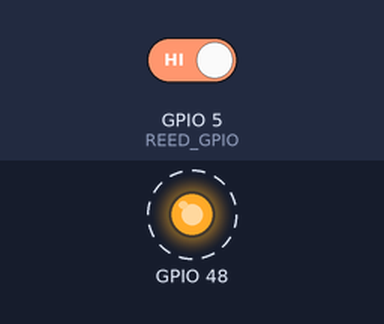
Recording of a sketch running on a simulated ESP32-S3. On the bench: output pins drawn as LEDs (lit = HIGH). Dashed ring = blinking. Inputs (shaded band) come from the test bench; at power-on: GPIO 5 (REED_GPIO) HIGH. What the sketch prints to the serial monitor is not drawn. At 0.5 s the program puts the board to deep sleep or switches it off; the recording ends there.

Above: at 0.08 s.
Timing chart, 0 to 0.5 s (numbered marks = the images above):
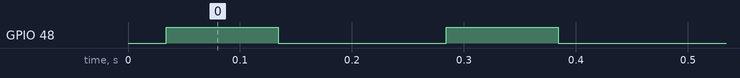

Measured:
- by itself, GPIO 48: alternates HIGH for 0.10 s and LOW for 0.15 s

The sketch:

coop_remote.ino
```cpp
// Coop Remote — runs on the Nano ESP32 at the chicken coop.
//
// Wiring:
//   Reed switch (door sensor) between D2 and GND. Nothing else; the
//   internal pull-up is used. Magnet near switch (door closed) => D2 LOW.
//
// Behavior:
//   Wakes up when the door changes state OR every HEARTBEAT_SECONDS,
//   sends the door state to coop_home over ESP-NOW (no WiFi router needed),
//   then goes back to deep sleep. The home unit treats missing
//   heartbeats as "remote is dead" (battery, damage, out of range).
//
// Channel: coop_home listens on whatever channel its WiFi router uses, and
// that can change. Messages are sent straight to coop_home's MAC address, so
// coop_home's radio acknowledges each one. If the remembered channel gets no
// acknowledgement, the remote tries every channel until one does, and
// remembers it through deep sleep.

#include <WiFi.h>
#include <esp_now.h>
#include <esp_wifi.h>
#include <esp_sleep.h>
#include <driver/rtc_io.h>
#include <esp_idf_version.h>

// D2 on the Nano ESP32 is ESP32-S3 GPIO5 (an RTC pin, so it can wake from deep sleep).
const gpio_num_t REED_GPIO = GPIO_NUM_5;

const uint64_t HEARTBEAT_SECONDS = 5 * 60;
// coop_home prints its MAC address to Serial at boot. Copy it here.
const uint8_t HOME_MAC[6] = {0xEC, 0xDA, 0x3B, 0x60, 0xAA, 0xB8};
const uint8_t MAX_CHANNEL = 13;
const unsigned long ACK_TIMEOUT_MS = 100;
const bool DEBUG_LED = true;      // Blink onboard LED on wake: 1 = closed, 2 = open. Set false once installed.

const uint32_t COOP_MAGIC = 0xC0FFEE42; // Must match coop_home

struct __attribute__((packed)) CoopMsg {
  uint32_t magic;
  uint8_t doorOpen;
  uint32_t bootCount;
};

RTC_DATA_ATTR uint32_t bootCount = 0;
RTC_DATA_ATTR uint8_t homeChannel = 1; // last channel coop_home acknowledged on

volatile bool sendDone = false;
volatile bool sendAcked = false;

void handleSent(esp_now_send_status_t status) {
  sendAcked = status == ESP_NOW_SEND_SUCCESS;
  sendDone = true;
}

// The ESP-NOW send callback signature changed in ESP-IDF 5.5 (arduino-esp32 3.3).
#if ESP_IDF_VERSION >= ESP_IDF_VERSION_VAL(5, 5, 0)
void onSent(const wifi_tx_info_t *info, esp_now_send_status_t status) {
  handleSent(status);
}
#else
void onSent(const uint8_t *mac, esp_now_send_status_t status) {
  handleSent(status);
}
#endif

bool readDoorOpen() {
  // Pin may still be owned by the RTC domain from the last sleep.
  rtc_gpio_deinit(REED_GPIO);
  gpio_set_direction(REED_GPIO, GPIO_MODE_INPUT);
  gpio_set_pull_mode(REED_GPIO, GPIO_PULLUP_ONLY);
  delay(30); // let a bouncing door settle

  return gpio_get_level(REED_GPIO) == 1; // HIGH = magnet away = open
}

// Sends on one channel and waits for coop_home's acknowledgement.
// (ESP-NOW already retries a unicast a few times before giving up.)
bool sendOnChannel(uint8_t channel, const CoopMsg &msg) {
  esp_wifi_set_channel(channel, WIFI_SECOND_CHAN_NONE);
  sendDone = false;
  if (esp_now_send(HOME_MAC, (const uint8_t *)&msg, sizeof(msg)) != ESP_OK) return false;

  unsigned long start = millis();
  while (!sendDone && millis() - start < ACK_TIMEOUT_MS) delay(1);
  return sendDone && sendAcked;
}

void sendState(bool doorOpen) {
  WiFi.mode(WIFI_STA);
  esp_wifi_set_protocol(WIFI_IF_STA, WIFI_PROTOCOL_11B | WIFI_PROTOCOL_11G | WIFI_PROTOCOL_11N | WIFI_PROTOCOL_LR);
  esp_wifi_set_max_tx_power(84); // max (21 dBm) for range out to the coop

  if (esp_now_init() != ESP_OK) {
    Serial.println("ESP-NOW init failed");
    return;
  }
  esp_now_register_send_cb(onSent);

  esp_now_peer_info_t peer = {};
  memcpy(peer.peer_addr, HOME_MAC, 6);
  peer.channel = 0; // 0 = whatever channel the radio is on
  peer.encrypt = false;
  esp_now_add_peer(&peer);

  CoopMsg msg = {COOP_MAGIC, (uint8_t)doorOpen, bootCount};
  bool acked = sendOnChannel(homeChannel, msg);
  for (uint8_t ch = 1; !acked && ch <= MAX_CHANNEL; ch++) {
    if (ch == homeChannel) continue;
    if (sendOnChannel(ch, msg)) {
      homeChannel = ch;
      acked = true;
    }
  }
  if (acked) {
    Serial.printf("coop_home acknowledged on channel %d\n", homeChannel);
  } else {
    Serial.println("No acknowledgement from coop_home on any channel");
  }

  esp_now_deinit();
  WiFi.mode(WIFI_OFF);
}

void blinkStatus(bool doorOpen) {
  pinMode(LED_BUILTIN, OUTPUT);
  int blinks = doorOpen ? 2 : 1;
  for (int i = 0; i < blinks; i++) {
    digitalWrite(LED_BUILTIN, HIGH);
    delay(100);
    digitalWrite(LED_BUILTIN, LOW);
    delay(150);
  }
}

void goToSleep(bool doorOpen) {
  // Wake when the pin moves to the opposite level. ext0 is level-triggered,
  // so if the door already changed while we were awake we wake right back up.
  rtc_gpio_init(REED_GPIO);
  rtc_gpio_set_direction(REED_GPIO, RTC_GPIO_MODE_INPUT_ONLY);
  rtc_gpio_pullup_en(REED_GPIO);
  rtc_gpio_pulldown_dis(REED_GPIO);
  esp_sleep_enable_ext0_wakeup(REED_GPIO, doorOpen ? 0 : 1);

  esp_sleep_enable_timer_wakeup(HEARTBEAT_SECONDS * 1000000ULL);
  esp_deep_sleep_start();
}

void setup() {
  bootCount++;
  Serial.begin(115200);

  bool doorOpen = readDoorOpen();
  Serial.printf("Boot #%lu: door %s\n", (unsigned long)bootCount, doorOpen ? "OPEN" : "closed");

  sendState(doorOpen);
  if (DEBUG_LED) blinkStatus(doorOpen); // after sending, so the message isn't delayed
  goToSleep(doorOpen);
}

void loop() {
  // Never reached; each wake runs setup() and goes back to sleep.
}
```
